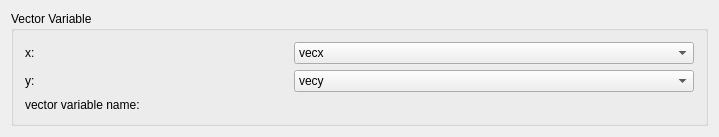
<ui version="4.0" >
 <comment>Python:from ChangeIndicatedLE import ChangeIndicatedLE</comment>
 <class>Vector2DVariableBase</class>
 <widget class="QWidget" name="Vector2DVariableBase" >
  <property name="geometry" >
   <rect>
    <x>0</x>
    <y>0</y>
    <width>710</width>
    <height>136</height>
   </rect>
  </property>
  <property name="sizePolicy" >
   <sizepolicy vsizetype="Fixed" hsizetype="Fixed" >
    <horstretch>0</horstretch>
    <verstretch>0</verstretch>
   </sizepolicy>
  </property>
  <property name="windowTitle" >
   <string>Vector2DVariable</string>
  </property>
  <layout class="QGridLayout" name="gridLayout" >
   <item row="0" column="0" >
    <widget class="QGroupBox" name="groupBox" >
     <property name="sizePolicy" >
      <sizepolicy vsizetype="Fixed" hsizetype="Fixed" >
       <horstretch>0</horstretch>
       <verstretch>0</verstretch>
      </sizepolicy>
     </property>
     <property name="title" >
      <string>Vector Variable</string>
     </property>
     <layout class="QVBoxLayout" name="verticalLayout" >
      <item>
       <layout class="QHBoxLayout" name="horizontalLayout" >
        <item>
         <widget class="QLabel" name="vecXTextLabel" >
          <property name="minimumSize" >
           <size>
            <width>263</width>
            <height>0</height>
           </size>
          </property>
          <property name="frameShape" >
           <enum>QFrame::NoFrame</enum>
          </property>
          <property name="frameShadow" >
           <enum>QFrame::Plain</enum>
          </property>
          <property name="text" >
           <string>x:</string>
          </property>
          <property name="wordWrap" >
           <bool>false</bool>
          </property>
         </widget>
        </item>
        <item>
         <widget class="QComboBox" name="vecXComboBox" >
          <property name="sizePolicy" >
           <sizepolicy vsizetype="Fixed" hsizetype="MinimumExpanding" >
            <horstretch>0</horstretch>
            <verstretch>0</verstretch>
           </sizepolicy>
          </property>
          <property name="minimumSize" >
           <size>
            <width>400</width>
            <height>0</height>
           </size>
          </property>
          <item>
           <property name="text" >
            <string>vecx</string>
           </property>
          </item>
          <item>
           <property name="text" >
            <string>vecy</string>
           </property>
          </item>
         </widget>
        </item>
       </layout>
      </item>
      <item>
       <layout class="QHBoxLayout" name="horizontalLayout_2" >
        <item>
         <widget class="QLabel" name="vecYTextLabel" >
          <property name="minimumSize" >
           <size>
            <width>263</width>
            <height>0</height>
           </size>
          </property>
          <property name="text" >
           <string>y:</string>
          </property>
          <property name="wordWrap" >
           <bool>false</bool>
          </property>
         </widget>
        </item>
        <item>
         <widget class="QComboBox" name="vecYComboBox" >
          <property name="sizePolicy" >
           <sizepolicy vsizetype="Fixed" hsizetype="MinimumExpanding" >
            <horstretch>0</horstretch>
            <verstretch>0</verstretch>
           </sizepolicy>
          </property>
          <property name="minimumSize" >
           <size>
            <width>400</width>
            <height>0</height>
           </size>
          </property>
          <item>
           <property name="text" >
            <string>vecy</string>
           </property>
          </item>
          <item>
           <property name="text" >
            <string>vecy</string>
           </property>
          </item>
         </widget>
        </item>
       </layout>
      </item>
      <item>
       <layout class="QHBoxLayout" name="horizontalLayout_3" >
        <item>
         <widget class="QLabel" name="vectorVariableNameTextLabel" >
          <property name="minimumSize" >
           <size>
            <width>263</width>
            <height>0</height>
           </size>
          </property>
          <property name="text" >
           <string>vector variable name:</string>
          </property>
          <property name="wordWrap" >
           <bool>false</bool>
          </property>
         </widget>
        </item>
        <item>
         <widget class="ChangeIndicatedLE" native="1" name="vectorVariableNameLineEdit" >
          <property name="minimumSize" >
           <size>
            <width>400</width>
            <height>0</height>
           </size>
          </property>
         </widget>
        </item>
       </layout>
      </item>
     </layout>
    </widget>
   </item>
  </layout>
 </widget>
 <layoutdefault spacing="6" margin="11" />
 <customwidgets>
  <customwidget>
   <class>ChangeIndicatedLE</class>
   <extends>QWidget</extends>
   <header location="global" >ChangeIndicatedLE</header>
  </customwidget>
 </customwidgets>
 <includes>
  <include location="local" >changeindicatedle.h</include>
 </includes>
 <resources/>
 <connections/>
</ui>
